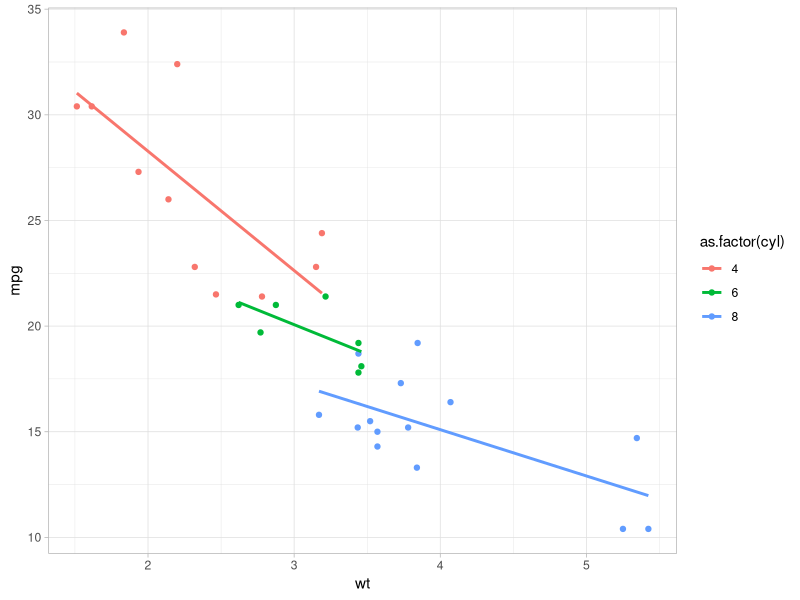

Reproduce this figure in R. (Note: this script raises an error after producing the figure.)
library(tidyverse)

mtcars %>% head

theme_set(theme_light())

my_ggsave <- function(plot, filename, height = 11.4, width = 11.4, units = "cm", ...){
    ggsave(filename = filename,
           plot = plot,
           height = height,
           width = width,
           units = units,
           dpi = 300,
           ...)
}

p1 <- ggplot(mtcars, aes(x = wt, y = mpg, col = as.factor(cyl))) +
  geom_point() +
  geom_smooth(method = lm, se = FALSE)

my_ggsave(p1, "scat.png")

fit <- lm(mpg ~ wt * cyl, data = mtcars)
tb1 <- stargazer(fit)
kable(tb1)


p2 <- ggplot(mtcars, aes(x = gear, y = mpg, fill = as.factor(gear))) +
  geom_boxplot()

my_ggsave(p2, "boxp.png")


mtcars$`car name` <- rownames(mtcars)  # create new column for car names
mtcars$mpg_z <- round((mtcars$mpg - mean(mtcars$mpg))/sd(mtcars$mpg), 2)  # compute normalized mpg
mtcars$mpg_type <- ifelse(mtcars$mpg_z < 0, "below", "above")  # above / below avg flag
mtcars <- mtcars[order(mtcars$mpg_z), ]  # sort
mtcars$`car name` <- factor(mtcars$`car name`, levels = mtcars$`car name`)  # convert to factor to retain sorted order in plot.

# Diverging Barcharts
p3 <- ggplot(mtcars, aes(x=`car name`, y=mpg_z, label=mpg_z)) +
  geom_bar(stat='identity', aes(fill=mpg_type), width=.5)  +
  scale_fill_manual(name="Mileage",
                    labels = c("Above Average", "Below Average"),
                    values = c("above"="#00ba38", "below"="#f8766d")) +
  labs(subtitle="Normalised mileage from 'mtcars'",
       title= "Diverging Bars") +
  coord_flip()

my_ggsave(p3, "div_bar.png")
